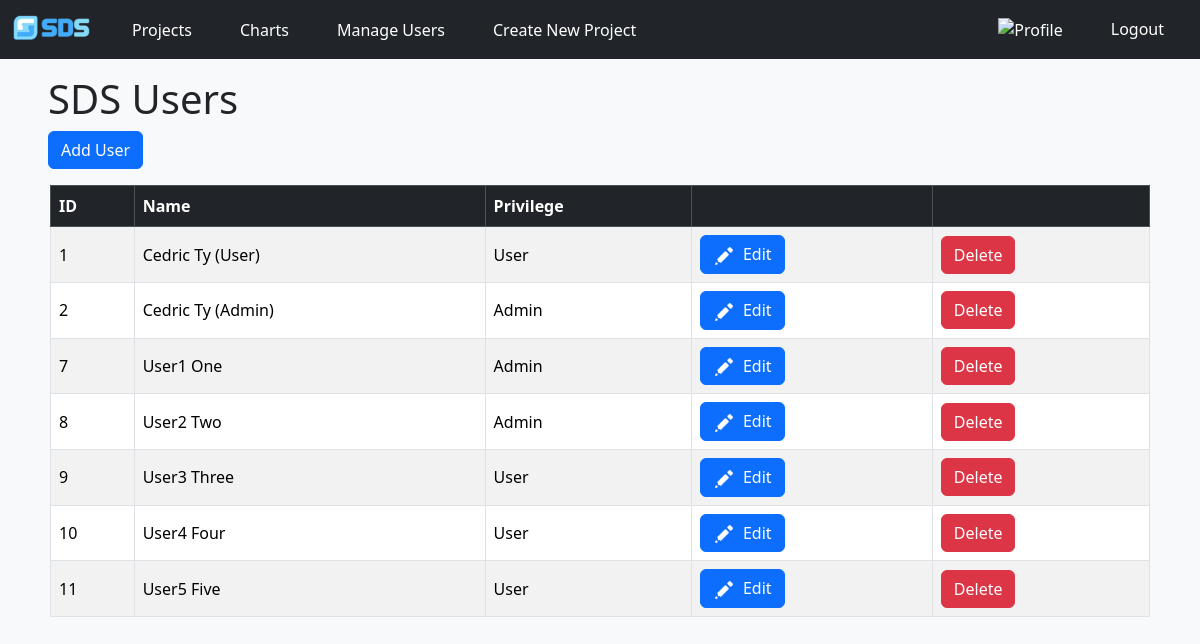
The page /users.php (signed in) on the database its author committed.
### tables this page shows
CREATE TABLE `users` (
  `userid` int(11) NOT NULL,
  `f_name` varchar(50) NOT NULL,
  `l_name` varchar(50) NOT NULL,
  `email` varchar(50) NOT NULL,
  `password` varchar(50) NOT NULL,
  `privilege` enum('User','Admin','') NOT NULL
);

### users.php (the view, shortened to what this page needs)
<!doctype html>
<html lang="en">
    <head>
        <link href="https://cdn.jsdelivr.net/npm/bootstrap@5.3.3/dist/css/bootstrap.min.css" rel="stylesheet">
    </head>
    <?php
        require_once "modules/nav.php";
        get_navbar();
        require_once "services/db_config.php";
        $query = "SELECT u.userid, u.f_name, u.l_name, u.email, u.privilege
                    FROM users u";
        $stmt = $con->prepare($query);
        $stmt->execute();
        $results = $stmt->get_result();
        $users = array();
        while ($row = mysqli_fetch_assoc($results)) {
            $users[] = $row;
        }
    ?>
    <body class="bg-body-tertiary">
        <div class="container-fluid px-5 py-3">
            <h1>SDS Users</h1>
            <button type="button" class="btn btn-primary adduserbtn" data-bs-toggle="modal" data-bs-target="#adduserModal">Add User</button>
        </div>
        <div class="col-lg-11 mx-auto">
            <table class="table table-striped scrollable table-bordered align-middle table-hover">
                <thead class="table-dark">
                    <tr>
                        <th>ID</th>
                        <th>Name</th>
                        <th>Privilege</th>
                        <th></th>
                        <th></th>
                    </tr>
                </thead>
                <?php foreach($users as $user) {?>
                <tr>
                    <td><?php echo $user['userid']?></td>
                    <td><?php echo $user['f_name'] . " " . $user['l_name']?></td>
                    <td><?php echo $user['privilege']?></td>
                    <td><a class="btn btn-primary" href="edituser.php?userid=<?php echo $user['userid']?>"><img class="pe-2" src="img/edit.png" style="width:30px;">Edit</a></td>
                    <td><button type="button" class="btn btn-danger deletebtn" data-bs-toggle="modal" data-bs-target="#deleteModal">Delete</button></td>
                </tr>
                <?php } ?>
            </table>
        </div>
</body>
</html>

### modules/nav.php (shortened to what this page needs)
<?php
    function get_navbar() {
?>
<nav class="navbar navbar-expand-lg navbar-dark bg-dark sticky-top">
    <div class="container-fluid">
        <a class="navbar-brand" href="index.php"><img src="/img/logo.png" alt="SDS Logo" height='33px'></a>
        <div class="collapse navbar-collapse" id="navbarSupportedContent">
            <ul class="navbar-nav me-auto mb-2 mb-lg-0">
                <li class="nav-item px-3">
                    <a class="nav-link active text-white" aria-current="page" href="../index.php">Projects</a>
                </li>
                <li class="nav-item px-3">
                    <a class="nav-link text-white" href="../gantt.php">Charts</a>
                </li>
                <?php
                    if($_SESSION['privilege'] == 'Admin'){ ?>
                        <li class="nav-item px-3">
                            <a class="nav-link text-white" href="../users.php">Manage Users</a>
                        </li>
                        <li class="nav-item px-3">
                            <a class="nav-link text-white" href="../register.php">Create New Project</a>
                        </li>
                    <?php }
                ?>
            </ul>
            <ul class="navbar-nav">
                <li class="nav-item px-3">
                    <a class="nav-link text-white" href="#"><img src="" alt="Profile"></a>
                </li>
                    <li class="nav-item px-3">
                    <a class="nav-link clickable text-white" href="../services/logout.php">Logout</a>
                </li>
            </ul>
        </div>
    </div>
</nav>
<?php }
?>

### rows shown on the page
users: userid "1", f_name "Cedric", l_name "Ty (User)", privilege "User"
users: userid "2", f_name "Cedric", l_name "Ty (Admin)", privilege "Admin"
users: userid "7", f_name "User1", l_name "One", privilege "Admin"
users: userid "8", f_name "User2", l_name "Two", privilege "Admin"
users: userid "9", f_name "User3", l_name "Three", privilege "User"
users: userid "10", f_name "User4", l_name "Four", privilege "User"
users: userid "11", f_name "User5", l_name "Five", privilege "User"
